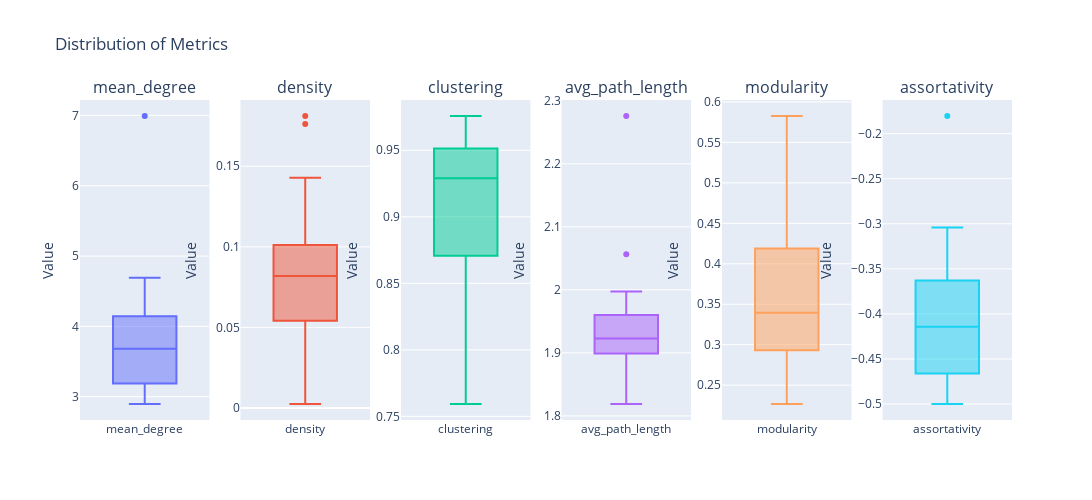

Notebook source saved alongside this figure:
### Code cell
components = get_top_components(G, top=20)
plot_component_metrics(
    components, 
    metrics_list=[
        "mean_degree", 
        "density", 
        "clustering", 
        "avg_path_length", 
        "modularity",
        "assortativity"
        ]
)

### Figure 1 — Plotly figure (JSON) as saved in the notebook; plotly's stock layout.template omitted (floating-point values rounded to 4 significant figures)
{"data": [{"name": "mean_degree", "type": "box", "xaxis": "x", "y": [4.294, 4.021, 6.992, 3.262, 4.124, 3.133, 4.517, 3.088, 3.782, 3.245, 4.692, 3.727, 3.636, 4.048, 3.062, 3.419, 2.897, 4.167, 3.0, 3.524], "yaxis": "y"}, {"name": "density", "type": "box", "xaxis": "x2", "y": [0.002495, 0.007155, 0.05549, 0.02696, 0.04296, 0.05311, 0.07925, 0.05514, 0.07003, 0.06241, 0.09201, 0.08668, 0.08457, 0.09872, 0.09879, 0.114, 0.1034, 0.1812, 0.1429, 0.1762], "yaxis": "y2"}, {"name": "clustering", "type": "box", "xaxis": "x3", "y": [0.8808, 0.7687, 0.8237, 0.9758, 0.8607, 0.967, 0.7593, 0.9536, 0.9473, 0.9615, 0.9462, 0.9464, 0.9085, 0.8906, 0.9491, 0.8834, 0.9668, 0.9469, 0.9117, 0.8297], "yaxis": "y3"}, {"name": "avg_path_length", "type": "box", "xaxis": "x4", "y": [1.998, 1.993, 1.945, 1.973, 2.276, 1.947, 2.056, 1.945, 1.93, 1.938, 1.908, 1.913, 1.915, 1.901, 1.901, 1.886, 1.897, 1.819, 1.857, 1.824], "yaxis": "y4"}, {"name": "modularity", "type": "box", "xaxis": "x5", "y": [0.5214, 0.454, 0.5826, 0.323, 0.4285, 0.2859, 0.3233, 0.2694, 0.408, 0.3114, 0.4744, 0.4001, 0.3726, 0.4091, 0.2638, 0.3113, 0.2268, 0.3558, 0.2369, 0.3006], "yaxis": "y5"}, {"name": "assortativity", "type": "box", "xaxis": "x6", "y": [-0.304, -0.3312, -0.1804, -0.4403, -0.4391, -0.4636, -0.4951, -0.4697, -0.3763, -0.4452, -0.3381, -0.3771, -0.3829, -0.3495, -0.4685, -0.4157, -0.5, -0.4129, -0.4748, -0.3925], "yaxis": "y6"}], "layout": {"annotations": [{"font": {"size": 16}, "showarrow": false, "text": "mean_degree", "x": 0.06944, "xanchor": "center", "xref": "paper", "y": 1, "yanchor": "bottom", "yref": "paper"}, {"font": {"size": 16}, "showarrow": false, "text": "density", "x": 0.2417, "xanchor": "center", "xref": "paper", "y": 1, "yanchor": "bottom", "yref": "paper"}, {"font": {"size": 16}, "showarrow": false, "text": "clustering", "x": 0.4139, "xanchor": "center", "xref": "paper", "y": 1, "yanchor": "bottom", "yref": "paper"}, {"font": {"size": 16}, "showarrow": false, "text": "avg_path_length", "x": 0.5861, "xanchor": "center", "xref": "paper", "y": 1, "yanchor": "bottom", "yref": "paper"}, {"font": {"size": 16}, "showarrow": false, "text": "modularity", "x": 0.7583, "xanchor": "center", "xref": "paper", "y": 1, "yanchor": "bottom", "yref": "paper"}, {"font": {"size": 16}, "showarrow": false, "text": "assortativity", "x": 0.9306, "xanchor": "center", "xref": "paper", "y": 1, "yanchor": "bottom", "yref": "paper"}], "height": 500, "showlegend": false, "title": {"text": "Distribution of Metrics"}, "width": 1200, "xaxis": {"anchor": "y", "domain": [0, 0.1389]}, "xaxis2": {"anchor": "y2", "domain": [0.1722, 0.3111]}, "xaxis3": {"anchor": "y3", "domain": [0.3444, 0.4833]}, "xaxis4": {"anchor": "y4", "domain": [0.5167, 0.6556]}, "xaxis5": {"anchor": "y5", "domain": [0.6889, 0.8278]}, "xaxis6": {"anchor": "y6", "domain": [0.8611, 1]}, "yaxis": {"anchor": "x", "domain": [0, 1], "title": {"text": "Value"}}, "yaxis2": {"anchor": "x2", "domain": [0, 1], "title": {"text": "Value"}}, "yaxis3": {"anchor": "x3", "domain": [0, 1], "title": {"text": "Value"}}, "yaxis4": {"anchor": "x4", "domain": [0, 1], "title": {"text": "Value"}}, "yaxis5": {"anchor": "x5", "domain": [0, 1], "title": {"text": "Value"}}, "yaxis6": {"anchor": "x6", "domain": [0, 1], "title": {"text": "Value"}}}}
